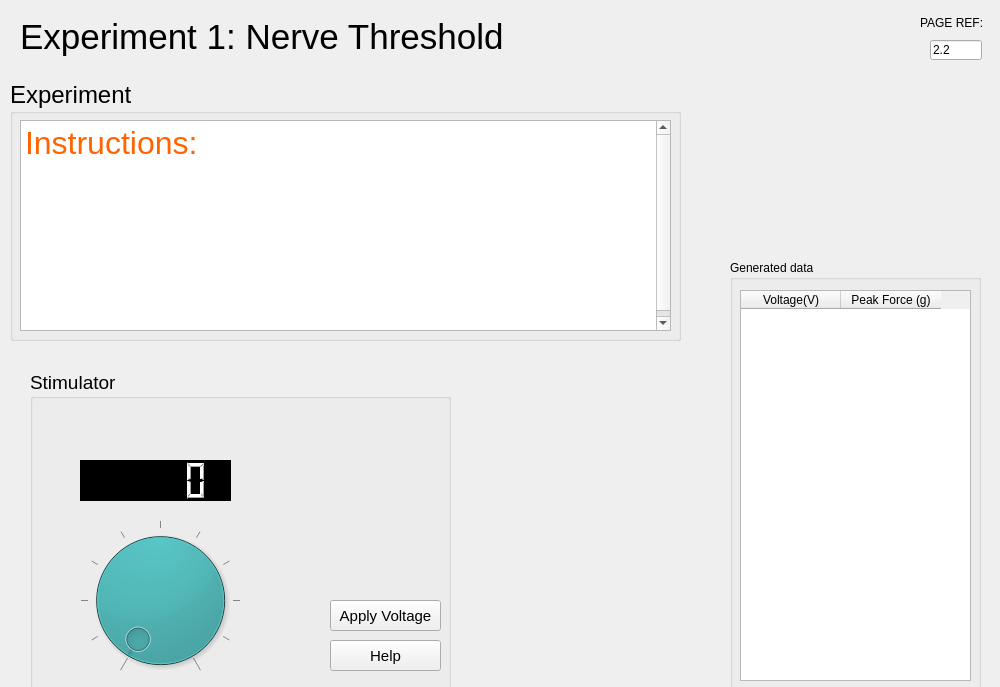
<?xml version="1.0" encoding="UTF-8"?>
<ui version="4.0">
 <class>MainWindow</class>
 <widget class="QMainWindow" name="MainWindow">
  <property name="geometry">
   <rect>
    <x>0</x>
    <y>0</y>
    <width>1000</width>
    <height>687</height>
   </rect>
  </property>
  <property name="windowTitle">
   <string>MainWindow</string>
  </property>
  <property name="autoFillBackground">
   <bool>false</bool>
  </property>
  <widget class="QWidget" name="centralwidget">
   <widget class="QGroupBox" name="groupBox">
    <property name="geometry">
     <rect>
      <x>30</x>
      <y>370</y>
      <width>421</width>
      <height>321</height>
     </rect>
    </property>
    <property name="font">
     <font>
      <pointsize>14</pointsize>
     </font>
    </property>
    <property name="title">
     <string>Stimulator</string>
    </property>
    <widget class="QDial" name="dial">
     <property name="geometry">
      <rect>
       <x>0</x>
       <y>150</y>
       <width>261</width>
       <height>161</height>
      </rect>
     </property>
     <property name="styleSheet">
      <string notr="true">background-color: rgb(0, 170, 170);
color: rgb(255, 0, 0);</string>
     </property>
     <property name="maximum">
      <number>4000</number>
     </property>
     <property name="singleStep">
      <number>100</number>
     </property>
     <property name="pageStep">
      <number>1000</number>
     </property>
     <property name="wrapping">
      <bool>false</bool>
     </property>
     <property name="notchesVisible">
      <bool>true</bool>
     </property>
    </widget>
    <widget class="QLCDNumber" name="lcdNumber">
     <property name="geometry">
      <rect>
       <x>50</x>
       <y>90</y>
       <width>151</width>
       <height>41</height>
      </rect>
     </property>
     <property name="styleSheet">
      <string notr="true">background-color: rgb(0, 0, 0);
color: rgb(255, 255, 255);</string>
     </property>
    </widget>
    <widget class="QPushButton" name="pushButtonApplyVoltage">
     <property name="geometry">
      <rect>
       <x>300</x>
       <y>230</y>
       <width>111</width>
       <height>31</height>
      </rect>
     </property>
     <property name="font">
      <font>
       <pointsize>11</pointsize>
      </font>
     </property>
     <property name="text">
      <string>Apply Voltage</string>
     </property>
    </widget>
    <widget class="QPushButton" name="pushButtonHelp">
     <property name="geometry">
      <rect>
       <x>300</x>
       <y>270</y>
       <width>111</width>
       <height>31</height>
      </rect>
     </property>
     <property name="font">
      <font>
       <pointsize>11</pointsize>
      </font>
     </property>
     <property name="text">
      <string>Help</string>
     </property>
    </widget>
   </widget>
   <widget class="QGroupBox" name="groupBox_2">
    <property name="geometry">
     <rect>
      <x>730</x>
      <y>260</y>
      <width>251</width>
      <height>431</height>
     </rect>
    </property>
    <property name="title">
     <string>Generated data</string>
    </property>
    <widget class="QTableWidget" name="tableWidget">
     <property name="geometry">
      <rect>
       <x>10</x>
       <y>30</y>
       <width>231</width>
       <height>391</height>
      </rect>
     </property>
     <column>
      <property name="text">
       <string>Voltage(V)</string>
      </property>
     </column>
     <column>
      <property name="text">
       <string>Peak Force (g)</string>
      </property>
     </column>
    </widget>
   </widget>
   <widget class="QProgressBar" name="progressBar">
    <property name="geometry">
     <rect>
      <x>172</x>
      <y>721</y>
      <width>649</width>
      <height>21</height>
     </rect>
    </property>
    <property name="sizePolicy">
     <sizepolicy hsizetype="Minimum" vsizetype="Fixed">
      <horstretch>0</horstretch>
      <verstretch>0</verstretch>
     </sizepolicy>
    </property>
    <property name="value">
     <number>1</number>
    </property>
    <property name="textVisible">
     <bool>false</bool>
    </property>
   </widget>
   <widget class="QPushButton" name="pushButtonMenu">
    <property name="enabled">
     <bool>true</bool>
    </property>
    <property name="geometry">
     <rect>
      <x>914</x>
      <y>720</y>
      <width>75</width>
      <height>23</height>
     </rect>
    </property>
    <property name="sizePolicy">
     <sizepolicy hsizetype="Maximum" vsizetype="Fixed">
      <horstretch>0</horstretch>
      <verstretch>0</verstretch>
     </sizepolicy>
    </property>
    <property name="minimumSize">
     <size>
      <width>50</width>
      <height>20</height>
     </size>
    </property>
    <property name="text">
     <string>MENU</string>
    </property>
   </widget>
   <widget class="QPushButton" name="pushButtonBack">
    <property name="geometry">
     <rect>
      <x>10</x>
      <y>720</y>
      <width>75</width>
      <height>23</height>
     </rect>
    </property>
    <property name="sizePolicy">
     <sizepolicy hsizetype="Maximum" vsizetype="Fixed">
      <horstretch>0</horstretch>
      <verstretch>0</verstretch>
     </sizepolicy>
    </property>
    <property name="text">
     <string>BACK</string>
    </property>
   </widget>
   <widget class="QPushButton" name="pushButtonNext">
    <property name="geometry">
     <rect>
      <x>91</x>
      <y>720</y>
      <width>75</width>
      <height>23</height>
     </rect>
    </property>
    <property name="sizePolicy">
     <sizepolicy hsizetype="Maximum" vsizetype="Fixed">
      <horstretch>0</horstretch>
      <verstretch>0</verstretch>
     </sizepolicy>
    </property>
    <property name="text">
     <string>NEXT</string>
    </property>
   </widget>
   <widget class="QLabel" name="labelPage">
    <property name="geometry">
     <rect>
      <x>827</x>
      <y>720</y>
      <width>81</width>
      <height>20</height>
     </rect>
    </property>
    <property name="sizePolicy">
     <sizepolicy hsizetype="Maximum" vsizetype="Preferred">
      <horstretch>0</horstretch>
      <verstretch>0</verstretch>
     </sizepolicy>
    </property>
    <property name="font">
     <font>
      <pointsize>11</pointsize>
      <weight>75</weight>
      <bold>true</bold>
     </font>
    </property>
    <property name="styleSheet">
     <string notr="true">color: rgb(255, 255, 255);</string>
    </property>
    <property name="text">
     <string>PAGE 2 / 5</string>
    </property>
   </widget>
   <widget class="QLabel" name="labelCurrentWindow">
    <property name="geometry">
     <rect>
      <x>20</x>
      <y>0</y>
      <width>731</width>
      <height>74</height>
     </rect>
    </property>
    <property name="font">
     <font>
      <pointsize>26</pointsize>
     </font>
    </property>
    <property name="text">
     <string>Experiment 1: Nerve Threshold</string>
    </property>
   </widget>
   <widget class="QGroupBox" name="groupBox_3">
    <property name="geometry">
     <rect>
      <x>10</x>
      <y>80</y>
      <width>671</width>
      <height>261</height>
     </rect>
    </property>
    <property name="font">
     <font>
      <pointsize>18</pointsize>
     </font>
    </property>
    <property name="title">
     <string>Experiment</string>
    </property>
    <widget class="QTextEdit" name="textEdit">
     <property name="geometry">
      <rect>
       <x>10</x>
       <y>40</y>
       <width>651</width>
       <height>211</height>
      </rect>
     </property>
     <property name="font">
      <font>
       <pointsize>21</pointsize>
      </font>
     </property>
     <property name="html">
      <string>&lt;!DOCTYPE HTML PUBLIC &quot;-//W3C//DTD HTML 4.0//EN&quot; &quot;http://www.w3.org/TR/REC-html40/strict.dtd&quot;&gt;
&lt;html&gt;&lt;head&gt;&lt;meta name=&quot;qrichtext&quot; content=&quot;1&quot; /&gt;&lt;style type=&quot;text/css&quot;&gt;
p, li { white-space: pre-wrap; }
&lt;/style&gt;&lt;/head&gt;&lt;body style=&quot; font-family:'.AppleSystemUIFont'; font-size:21pt; font-weight:400; font-style:normal;&quot;&gt;
&lt;p align=&quot;justify&quot; style=&quot; margin-top:0px; margin-bottom:0px; margin-left:0px; margin-right:0px; -qt-block-indent:0; text-indent:0px; line-height:120%;&quot;&gt;&lt;a name=&quot;docs-internal-guid-03ccad44-7fff-51ce-c75d-3f2e58475ad4&quot;&gt;&lt;/a&gt;&lt;span style=&quot; font-family:'Times New Roman'; font-size:24pt; color:#ff6400; background-color:transparent;&quot;&gt;I&lt;/span&gt;&lt;span style=&quot; font-family:'Times New Roman'; font-size:24pt; color:#ff6400; background-color:transparent;&quot;&gt;nstructions:&lt;/span&gt;&lt;/p&gt;
&lt;p align=&quot;justify&quot; style=&quot; margin-top:0px; margin-bottom:0px; margin-left:0px; margin-right:0px; -qt-block-indent:0; text-indent:0px; line-height:120%;&quot;&gt;&lt;span style=&quot; font-family:'Times New Roman'; font-size:14pt; color:#ffffff; background-color:transparent;&quot;&gt;- Start at a low stimulation voltage, and steadily increase the voltage.&lt;/span&gt;&lt;/p&gt;
&lt;p align=&quot;justify&quot; style=&quot; margin-top:0px; margin-bottom:0px; margin-left:0px; margin-right:0px; -qt-block-indent:0; text-indent:0px; line-height:120%;&quot;&gt;&lt;span style=&quot; font-family:'Times New Roman'; font-size:14pt; color:#ffffff; background-color:transparent;&quot;&gt;- What is the minimum stimulus needed to produce a response?&lt;/span&gt;&lt;/p&gt;
&lt;p align=&quot;justify&quot; style=&quot; margin-top:0px; margin-bottom:0px; margin-left:0px; margin-right:0px; -qt-block-indent:0; text-indent:0px; line-height:120%;&quot;&gt;&lt;span style=&quot; font-family:'Times New Roman'; font-size:14pt; color:#ffffff; background-color:transparent;&quot;&gt;- As you increase the stimulus strength, does the response reach a maximum?&lt;/span&gt;&lt;/p&gt;
&lt;p align=&quot;justify&quot; style=&quot; margin-top:0px; margin-bottom:0px; margin-left:0px; margin-right:0px; -qt-block-indent:0; text-indent:0px; line-height:120%;&quot;&gt;&lt;span style=&quot; font-family:'Times New Roman'; font-size:14pt; color:#ffffff; background-color:transparent;&quot;&gt;When you have finished making observations, go on to the next page and plot a graph of your results.&lt;/span&gt;&lt;/p&gt;&lt;/body&gt;&lt;/html&gt;</string>
     </property>
    </widget>
   </widget>
   <widget class="QLabel" name="labelPageRef">
    <property name="geometry">
     <rect>
      <x>920</x>
      <y>0</y>
      <width>71</width>
      <height>46</height>
     </rect>
    </property>
    <property name="sizePolicy">
     <sizepolicy hsizetype="Maximum" vsizetype="Preferred">
      <horstretch>0</horstretch>
      <verstretch>0</verstretch>
     </sizepolicy>
    </property>
    <property name="text">
     <string>PAGE REF:</string>
    </property>
   </widget>
   <widget class="QLineEdit" name="lineEdit">
    <property name="geometry">
     <rect>
      <x>930</x>
      <y>40</y>
      <width>52</width>
      <height>20</height>
     </rect>
    </property>
    <property name="sizePolicy">
     <sizepolicy hsizetype="Ignored" vsizetype="Fixed">
      <horstretch>0</horstretch>
      <verstretch>0</verstretch>
     </sizepolicy>
    </property>
    <property name="text">
     <string>2.2</string>
    </property>
    <property name="readOnly">
     <bool>true</bool>
    </property>
   </widget>
  </widget>
 </widget>
 <resources>
  <include location="../resources.qrc"/>
 </resources>
 <connections/>
</ui>
